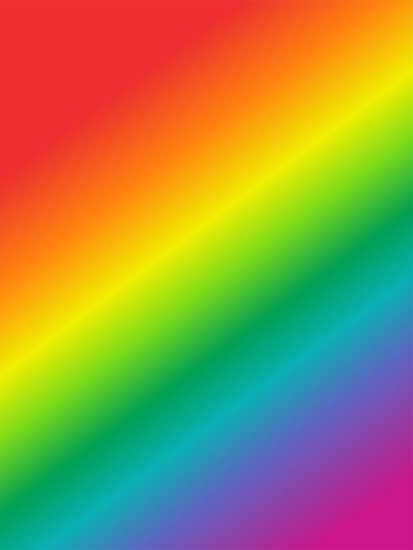
#> input picture DATA/rainbow.jpg, 413 x 550 px
$ jupyter execute part_2histro.ipynb   (shell and % lines are left out)
#> lines starting #> are read from the running program, lines starting #| are printed output that depends on the picture
[cell 1]
import cv2
import numpy as np
import matplotlib.pyplot as plt

[cell 2]
rainbow = cv2.imread("../DATA/rainbow.jpg")
#> rainbow is the input picture: shape (550, 413, 3); mean B, G, R 72.8, 142.3, 152.3
show_rainbow = cv2.cvtColor(rainbow, cv2.COLOR_BGR2RGB)

[cell 3]
rainbow.shape
#> Out = (550, 413, 3)

[cell 4]
rainbow.shape[:2]
#> Out = (550, 413)

[cell 5]
mask=np.zeros(rainbow.shape[:2], np.uint8)
plt.imshow(mask, cmap='gray')
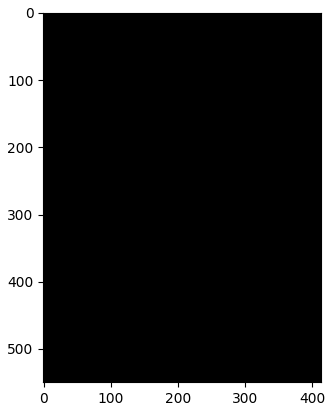
#> figure drawn by matplotlib, 1 panel

[cell 6]
mask[300:400, 100:400]=255
plt.imshow(mask, cmap='gray')
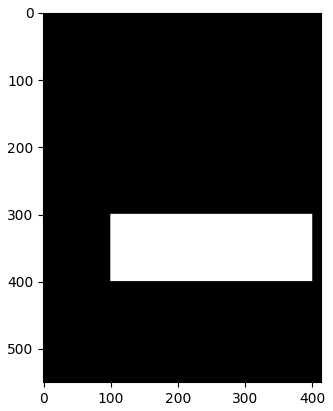
#> figure drawn by matplotlib, 1 panel

[cell 7]
plt.imshow(show_rainbow)

[cell 8]
masked_img = cv2.bitwise_and(rainbow, rainbow, mask=mask)
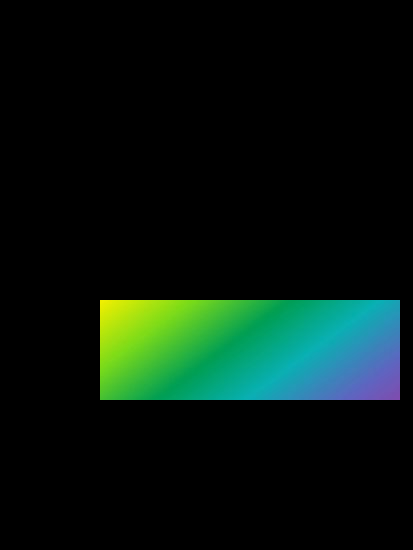
#> masked_img: shape (550, 413, 3); mean B, G, R 14.7, 22.5, 6.8
show_masked_img = cv2.bitwise_and(show_rainbow, show_rainbow, mask=mask)

[cell 9]
plt.imshow(show_masked_img)

[cell 10]
plt.imshow(cv2.cvtColor(masked_img, cv2.COLOR_BGR2RGB))

[cell 11]
plt.imshow(masked_img)

[cell 12]
cal_hist_red_mask = cv2.calcHist([rainbow], channels=[2],mask=mask, histSize=[256], ranges =[0,256] )
#> cal_hist_red_mask = 256 values, max 1332 at index 1, min 0 at index 221, mean 117.2
plt.plot(cal_hist_red_mask)
plt.title("masked red")
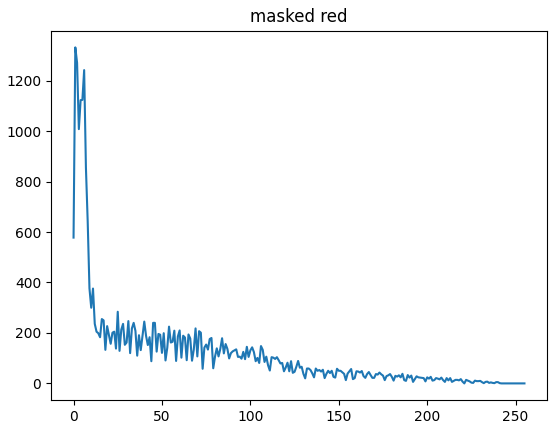
#> figure drawn by matplotlib, 1 panel; curve peaks at x = 1, y = 1332

[cell 13]
cal_hist_red= cv2.calcHist([rainbow], channels=[2], mask=None, histSize=[256], ranges=[0,256] )
#> cal_hist_red = 256 values, max 20471 at index 236, min 70 at index 226, mean 887.3
plt.plot(cal_hist_red)
plt.title("unmaked red")
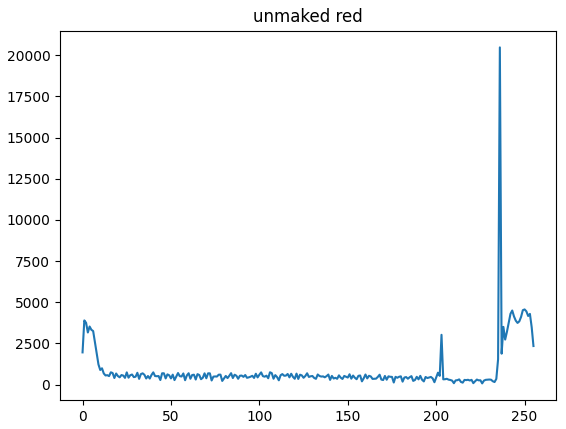
#> figure drawn by matplotlib, 1 panel; curve peaks at x = 236, y = 20471
